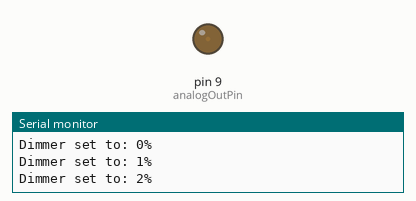
Recording of a sketch running on a simulated Arduino Uno, built with avr-gcc and run on an emulated ATmega328P. On the bench: output pins drawn as LEDs (lit = HIGH), the last lines printed to the serial monitor.

Above: at 0.05 s.
At 2.05 s:
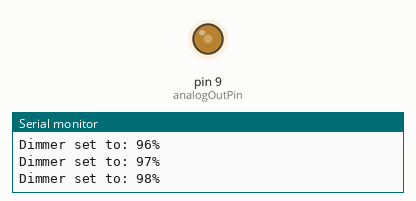
At 3.05 s:
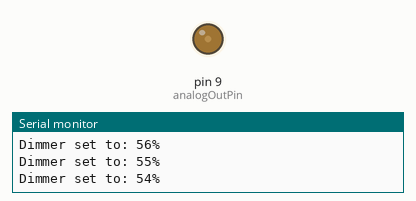
Timing chart, 0 to 5.3 s (numbered marks = the images above):
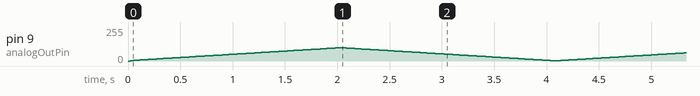

The sketch:

PWMTestUpDown.ino
```cpp
/* Arduino smooth dimming code for controlling the AC Dimmer Board via PWM */

const int analogOutPin = 9; // Analog output pin that the AC Dimmer Board is connected to
			                      //   (Digital Pin 9)
int outputValue = 0;        // value output to the PWM (analog out)

void setup() {
//pinMode(analogOutPin, OUTPUT);
  // initialize serial communications at 9600 baud:
  Serial.begin(9600);
}

void loop() {

while (outputValue < 100){
  delay(10);
  analogWrite(analogOutPin, outputValue);
  sendSerialMessage();
  outputValue++;
}

while (outputValue > 1){
  delay(10);
  analogWrite(analogOutPin, outputValue);
  sendSerialMessage();
  outputValue--;
}

}

void sendSerialMessage(){
    Serial.print("Dimmer set to: ");
    Serial.print(outputValue);
    Serial.println("%");
}
```
